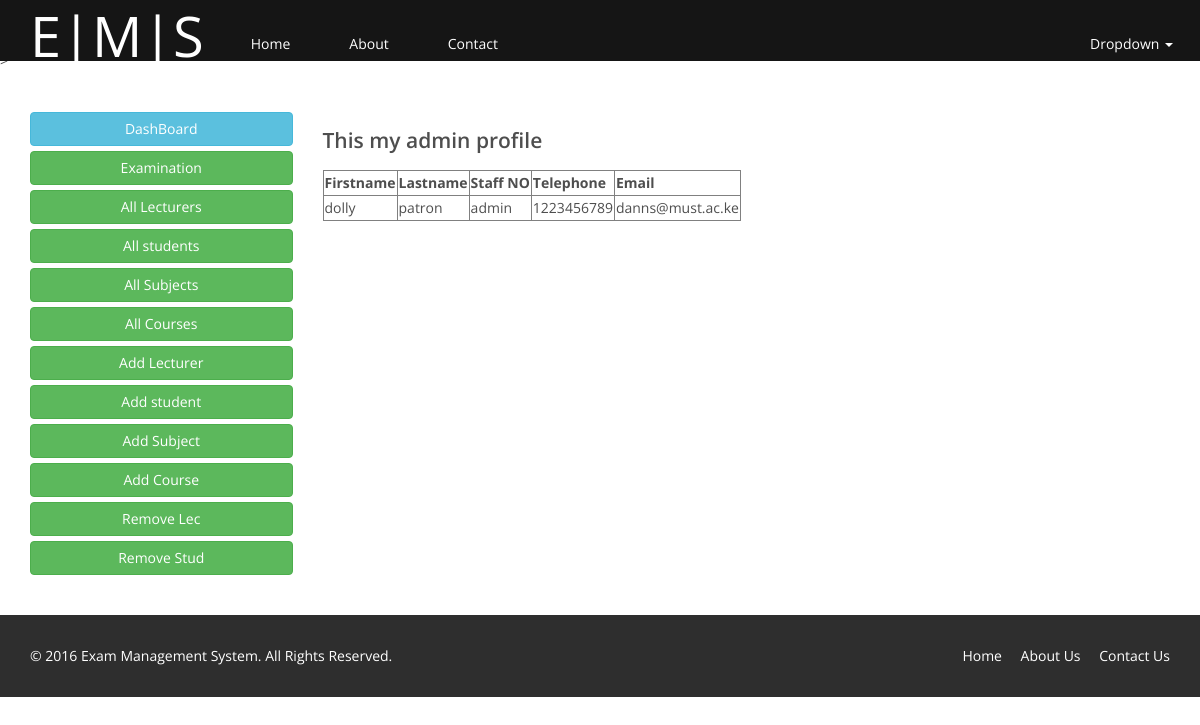
/admin/profile.php (signed in), run on the app's committed database.
### tables this page shows
CREATE TABLE IF NOT EXISTS `staff` (
  `id` int(11) NOT NULL AUTO_INCREMENT,
  `firstname` varchar(30) NOT NULL,
  `lastname` varchar(30) NOT NULL,
  `staff_no` varchar(30) NOT NULL,
  `type` varchar(30) NOT NULL,
  `telephone` varchar(30) NOT NULL,
  `email` varchar(30) NOT NULL,
  `password` varchar(30) NOT NULL,
  PRIMARY KEY (`id`)
);

### admin/profile.php (the view, shortened to what this page needs)
<?php
$session_id= $_SESSION['id'];
?>
<!DOCTYPE html>
<html lang="en">
<head>
    <link href="../css/bootstrap.min.css" rel="stylesheet">
    <link href="../css/font-awesome.min.css" rel="stylesheet">
    <link href="../css/prettyPhoto.css" rel="stylesheet">>
    <link href="../css/animate.min.css" rel="stylesheet">
    <link href="../css/main.css" rel="stylesheet">
    <link rel="stylesheet" href="../css/normalize.css">
    <link href="../css/responsive.css" rel="stylesheet">
    <link href="../css/dashboard.css" rel="stylesheet">
</head>
<body>
<?php
include_once ('../codes/header.php');
?>
<section>
    <div class="container">
        <div class="row">
            <?php
            include_once ('../codes/sidebar.php');
            ?>
            <div class="col-sm-9">
                <h2>This my admin profile</h2>
                <table  border="1" cellspacing="30">
                    <tr>
                        <th>Firstname</th>
                        <th>Lastname</th>
                        <th>Staff NO</th>
                        <th>Telephone</th>
                        <th>Email</th>
                    </tr>
                    <?php
                    include '../connection.php';
                    $sel_user = "SELECT * FROM staff WHERE staff.id='$session_id' AND type='admin'";
                    $run_user=mysqli_query($conn, $sel_user);
                    while($row=mysqli_fetch_array($run_user)){
                        ?>
                        <tr>
                            <td><?php echo $row['firstname']; ?></td>
                            <td><?php echo $row['lastname']; ?></td>
                            <td><?php echo $row['staff_no']; ?></td>
                            <td><?php echo $row['telephone']; ?></td>
                            <td><?php echo $row['email']; ?></td>
                        </tr>
                        <?php
                    }
                    ?>
                </table>
            </div>
        </div>
    </div>
</section>
<?php
include_once ('../codes/footer.php');
?>
</body>
</html>

### css/main.css (style rules this page uses)
body { background: #fff; font-family: 'Open Sans', sans-serif; color:#4e4e4e; line-height: 22px; }
h1, h2, h3, h4, h5, h6 { font-weight: 600; font-family: 'Open Sans', sans-serif; color:#4e4e4e; }
h2 { font-size: 20px; }
body section { padding: 40px 0; }

### css/dashboard.css (style rules this page uses)
body { padding-top: 50px; }

### data on the page
staff: firstname "dolly", lastname "patron", staff_no "admin", telephone "1223456789", email "danns@must.ac.ke"
